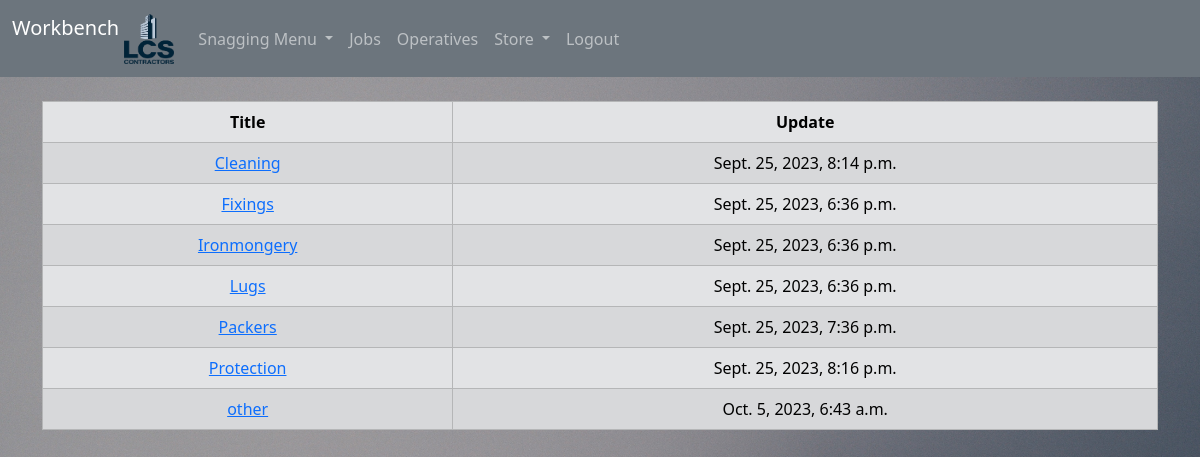
Page /store/collection (signed in) on the committed database.
### store/models.py (models this page shows, shortened)
class Collection(models.Model):
    title = models.CharField(max_length=200)
    update = models.DateTimeField(auto_now=True)
    class Meta:
        ordering = ["title"]

### store/views.py (the view)
# urls.py: path("collection", views.collection, name="store/collection"),
def collection(request):
    collections = Collection.objects.values(
        "title",
        "update",
        "id",
    )
    return render(request, "store/collection.html", {"collections": collections})

### store/templates/store/collection.html (shortened to what this page needs)
{%extends 'base.html'%} {%block content%} {%if user.is_authenticated %}
<table class="table table-hover table-bordered table-secondary table-striped">
  <thead class="table-secondary">
    <tr>
      <th scope="col">Title</th>
      <th scope="col">Update</th>
    </tr>
  </thead>
  <tbody>
    {% if collections %} {%for collection in collections%}
    <tr>
      <td>
      <a href="{% url 'store/items_collection' collection.id %}"
        >{{ collection.title }}</a</td>
      <td>{{collection.update}}</td>
    </tr>
    {%endfor%}
  </tbody>
</table>
{% endif %} {% endif %} {% endblock %}

### static/style.css (style rules this page uses)
body { background-image: url(bkg1.jpg); background-color: cadetblue; background-size: cover; background-attachment: fixed; background-position: center; height: auto; background-repeat: no-repeat; text-align: center; }

### rows in the picture
Collection: title "Cleaning", update "Sept. 25, 2023, 8:14 p.m."
Collection: title "Fixings", update "Sept. 25, 2023, 6:36 p.m."
Collection: title "Ironmongery", update "Sept. 25, 2023, 6:36 p.m."
Collection: title "Lugs", update "Sept. 25, 2023, 6:36 p.m."
Collection: title "Packers", update "Sept. 25, 2023, 7:36 p.m."
Collection: title "Protection", update "Sept. 25, 2023, 8:16 p.m."
Collection: title "other", update "Oct. 5, 2023, 6:43 a.m."
